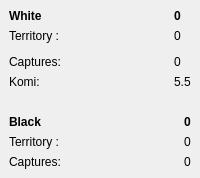
         <widget class="QWidget" name="tabDisplayScore">
          <layout class="QVBoxLayout">
           <property name="spacing">
            <number>2</number>
           </property>
           <property name="leftMargin">
            <number>0</number>
           </property>
           <property name="topMargin">
            <number>0</number>
           </property>
           <property name="rightMargin">
            <number>0</number>
           </property>
           <property name="bottomMargin">
            <number>0</number>
           </property>
           <item>
            <widget class="QFrame" name="whiteFrame_score">
             <property name="sizePolicy">
              <sizepolicy hsizetype="Expanding" vsizetype="Preferred">
               <horstretch>0</horstretch>
               <verstretch>0</verstretch>
              </sizepolicy>
             </property>
             <layout class="QGridLayout" name="_8">
              <item row="0" column="0">
               <widget class="QLabel" name="whiteFrame_score_label">
                <property name="sizePolicy">
                 <sizepolicy hsizetype="MinimumExpanding" vsizetype="MinimumExpanding">
                  <horstretch>0</horstretch>
                  <verstretch>0</verstretch>
                 </sizepolicy>
                </property>
                <property name="font">
                 <font>
                  <weight>75</weight>
                  <bold>true</bold>
                 </font>
                </property>
                <property name="text">
                 <string>White</string>
                </property>
               </widget>
              </item>
              <item row="0" column="1">
               <widget class="QLabel" name="totalWhite">
                <property name="font">
                 <font>
                  <weight>75</weight>
                  <bold>true</bold>
                 </font>
                </property>
                <property name="text">
                 <string>0</string>
                </property>
               </widget>
              </item>
              <item row="1" column="0">
               <widget class="QLabel" name="TextLabel2_5">
                <property name="font">
                 <font>
                  <weight>50</weight>
                  <bold>false</bold>
                 </font>
                </property>
                <property name="text">
                 <string>Territory :</string>
                </property>
               </widget>
              </item>
              <item row="1" column="1">
               <widget class="QLabel" name="terrWhite">
                <property name="text">
                 <string>0</string>
                </property>
                <property name="margin">
                 <number>0</number>
                </property>
               </widget>
              </item>
              <item row="2" column="1">
               <widget class="Line" name="line">
                <property name="orientation">
                 <enum>Qt::Vertical</enum>
                </property>
               </widget>
              </item>
              <item row="3" column="0">
               <widget class="QLabel" name="TextLabel2_3">
                <property name="font">
                 <font>
                  <weight>50</weight>
                  <bold>false</bold>
                 </font>
                </property>
                <property name="text">
                 <string>Captures:</string>
                </property>
               </widget>
              </item>
              <item row="3" column="1">
               <widget class="QLabel" name="capturesWhiteScore">
                <property name="text">
                 <string>0</string>
                </property>
                <property name="margin">
                 <number>0</number>
                </property>
               </widget>
              </item>
              <item row="4" column="0">
               <widget class="QLabel" name="TextLabel_komi_2">
                <property name="font">
                 <font>
                  <weight>50</weight>
                  <bold>false</bold>
                 </font>
                </property>
                <property name="toolTip">
                 <string>komi points</string>
                </property>
                <property name="whatsThis">
                 <string>komi:

Add komi points to white because black has the advantage to set the first stone.
Use &quot;komi x&quot; to request a komi of x (number).</string>
                </property>
                <property name="text">
                 <string>Komi:</string>
                </property>
               </widget>
              </item>
              <item row="4" column="1">
               <widget class="QLabel" name="komiScore">
                <property name="text">
                 <string>5.5</string>
                </property>
               </widget>
              </item>
             </layout>
            </widget>
           </item>
           <item>
            <widget class="QFrame" name="blackFrame_score">
             <property name="sizePolicy">
              <sizepolicy hsizetype="Expanding" vsizetype="MinimumExpanding">
               <horstretch>0</horstretch>
               <verstretch>0</verstretch>
              </sizepolicy>
             </property>
             <layout class="QGridLayout" name="gridLayout_4">
              <item row="0" column="1">
               <widget class="Line" name="line_3">
                <property name="orientation">
                 <enum>Qt::Vertical</enum>
                </property>
               </widget>
              </item>
              <item row="1" column="0">
               <widget class="QLabel" name="blackFrame_score_label">
                <property name="sizePolicy">
                 <sizepolicy hsizetype="Expanding" vsizetype="Preferred">
                  <horstretch>0</horstretch>
                  <verstretch>0</verstretch>
                 </sizepolicy>
                </property>
                <property name="font">
                 <font>
                  <weight>75</weight>
                  <bold>true</bold>
                 </font>
                </property>
                <property name="text">
                 <string>Black</string>
                </property>
               </widget>
              </item>
              <item row="1" column="1">
               <widget class="QLabel" name="totalBlack">
                <property name="font">
                 <font>
                  <weight>75</weight>
                  <bold>true</bold>
                 </font>
                </property>
                <property name="text">
                 <string>0</string>
                </property>
               </widget>
              </item>
              <item row="2" column="0">
               <widget class="QLabel" name="TextLabel2_11">
                <property name="text">
                 <string>Territory :</string>
                </property>
               </widget>
              </item>
              <item row="2" column="1">
               <widget class="QLabel" name="terrBlack">
                <property name="text">
                 <string>0</string>
                </property>
               </widget>
              </item>
              <item row="3" column="0">
               <widget class="QLabel" name="TextLabel2_12">
                <property name="text">
                 <string>Captures:</string>
                </property>
               </widget>
              </item>
              <item row="3" column="1">
               <widget class="QLabel" name="capturesBlackScore">
                <property name="text">
                 <string>0</string>
                </property>
               </widget>
              </item>
             </layout>
            </widget>
           </item>
          </layout>
         </widget>
